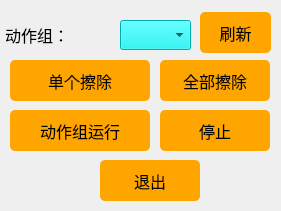
    <widget class="QWidget" name="widget_5" native="true">
     <property name="geometry">
      <rect>
       <x>910</x>
       <y>360</y>
       <width>281</width>
       <height>211</height>
      </rect>
     </property>
     <property name="styleSheet">
      <string notr="true">#widget_5 {border:1px solid #242424;
border-color: rgb(200, 200, 200);}</string>
     </property>
     <widget class="QLabel" name="label_action">
      <property name="geometry">
       <rect>
        <x>5</x>
        <y>20</y>
        <width>111</width>
        <height>30</height>
       </rect>
      </property>
      <property name="font">
       <font>
        <family>黑体</family>
        <pointsize>12</pointsize>
       </font>
      </property>
      <property name="text">
       <string>动作组：</string>
      </property>
     </widget>
     <widget class="QComboBox" name="comboBox_action">
      <property name="geometry">
       <rect>
        <x>120</x>
        <y>20</y>
        <width>71</width>
        <height>30</height>
       </rect>
      </property>
      <property name="font">
       <font>
        <family>Arial</family>
        <pointsize>10</pointsize>
       </font>
      </property>
      <property name="styleSheet">
       <string notr="true">background-color: rgb(0, 240, 240);
</string>
      </property>
     </widget>
     <widget class="QPushButton" name="Button_DelectSingle">
      <property name="geometry">
       <rect>
        <x>10</x>
        <y>60</y>
        <width>140</width>
        <height>41</height>
       </rect>
      </property>
      <property name="font">
       <font>
        <family>黑体</family>
        <pointsize>12</pointsize>
       </font>
      </property>
      <property name="styleSheet">
       <string notr="true">QPushButton{background-color: rgb(255, 165, 0);}
QPushButton:hover{background-color:  rgb(255, 210, 0);}
QPushButton{border-radius:5px;}</string>
      </property>
      <property name="text">
       <string>单个擦除</string>
      </property>
     </widget>
     <widget class="QPushButton" name="Button_AllDelect">
      <property name="geometry">
       <rect>
        <x>160</x>
        <y>60</y>
        <width>110</width>
        <height>41</height>
       </rect>
      </property>
      <property name="font">
       <font>
        <family>黑体</family>
        <pointsize>12</pointsize>
       </font>
      </property>
      <property name="styleSheet">
       <string notr="true">QPushButton{background-color: rgb(255, 165, 0);}
QPushButton:hover{background-color:  rgb(255, 210, 0);}
QPushButton{border-radius:5px;}</string>
      </property>
      <property name="text">
       <string>全部擦除</string>
      </property>
     </widget>
     <widget class="QPushButton" name="Button_RunAction">
      <property name="geometry">
       <rect>
        <x>10</x>
        <y>110</y>
        <width>140</width>
        <height>41</height>
       </rect>
      </property>
      <property name="font">
       <font>
        <family>黑体</family>
        <pointsize>12</pointsize>
       </font>
      </property>
      <property name="styleSheet">
       <string notr="true">QPushButton{background-color: rgb(255, 165, 0);}
QPushButton:hover{background-color:  rgb(255, 210, 0);}
QPushButton{border-radius:5px;}</string>
      </property>
      <property name="text">
       <string>动作组运行</string>
      </property>
     </widget>
     <widget class="QPushButton" name="Button_StopAction">
      <property name="geometry">
       <rect>
        <x>160</x>
        <y>110</y>
        <width>110</width>
        <height>41</height>
       </rect>
      </property>
      <property name="font">
       <font>
        <family>黑体</family>
        <pointsize>12</pointsize>
       </font>
      </property>
      <property name="styleSheet">
       <string notr="true">QPushButton{background-color: rgb(255, 165, 0);}
QPushButton:hover{background-color:  rgb(255, 210, 0);}
QPushButton{border-radius:5px;}</string>
      </property>
      <property name="text">
       <string>停止</string>
      </property>
     </widget>
     <widget class="QPushButton" name="Button_Quit">
      <property name="geometry">
       <rect>
        <x>100</x>
        <y>160</y>
        <width>100</width>
        <height>41</height>
       </rect>
      </property>
      <property name="font">
       <font>
        <family>黑体</family>
        <pointsize>12</pointsize>
       </font>
      </property>
      <property name="styleSheet">
       <string notr="true">QPushButton{background-color: rgb(255, 165, 0);}
QPushButton:hover{background-color:  rgb(255, 210, 0);}
QPushButton{border-radius:5px;}</string>
      </property>
      <property name="text">
       <string>退出</string>
      </property>
     </widget>
     <widget class="QPushButton" name="Button_Reflash">
      <property name="geometry">
       <rect>
        <x>200</x>
        <y>12</y>
        <width>71</width>
        <height>41</height>
       </rect>
      </property>
      <property name="font">
       <font>
        <family>黑体</family>
        <pointsize>12</pointsize>
       </font>
      </property>
      <property name="styleSheet">
       <string notr="true">QPushButton{background-color: rgb(255, 165, 0);}
QPushButton:hover{background-color:  rgb(255, 210, 0);}
QPushButton{border-radius:5px;}</string>
      </property>
      <property name="text">
       <string>刷新</string>
      </property>
     </widget>
    </widget>
